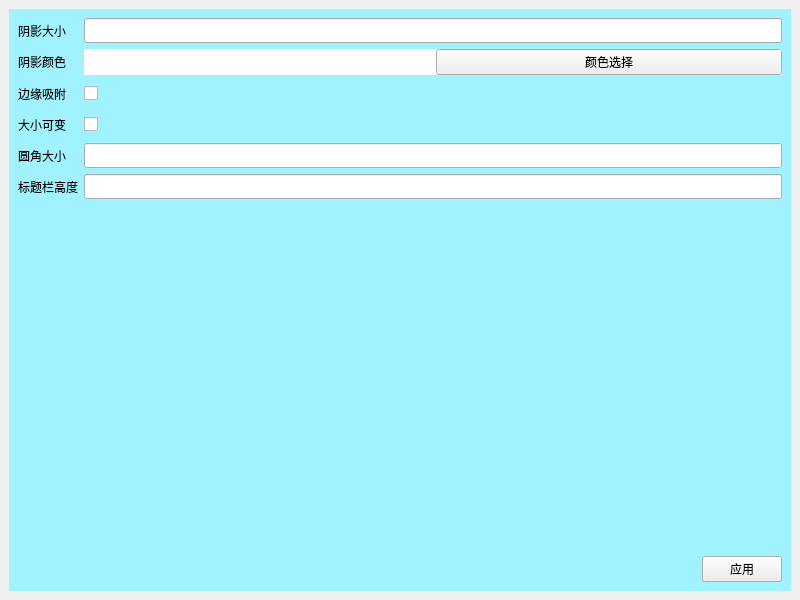
<?xml version="1.0" encoding="UTF-8"?>
<ui version="4.0">
 <class>Form</class>
 <widget class="QFrame" name="Form">
  <property name="geometry">
   <rect>
    <x>0</x>
    <y>0</y>
    <width>800</width>
    <height>600</height>
   </rect>
  </property>
  <property name="windowTitle">
   <string>Frame</string>
  </property>
  <property name="styleSheet">
   <string notr="true">#w{
background-color:rgb(161, 242, 255);
}
#w_clrbk{
background-color:rgb(255, 255, 255);
}</string>
  </property>
  <property name="lineWidth">
   <number>0</number>
  </property>
  <layout class="QVBoxLayout" name="verticalLayout">
   <property name="spacing">
    <number>9</number>
   </property>
   <property name="leftMargin">
    <number>9</number>
   </property>
   <property name="topMargin">
    <number>9</number>
   </property>
   <property name="rightMargin">
    <number>9</number>
   </property>
   <property name="bottomMargin">
    <number>9</number>
   </property>
   <item>
    <widget class="QWidget" name="w" native="true">
     <layout class="QVBoxLayout" name="verticalLayout_2" stretch="0,1,0">
      <item>
       <layout class="QGridLayout" name="gridLayout">
        <item row="2" column="0">
         <widget class="QLabel" name="label_3">
          <property name="minimumSize">
           <size>
            <width>0</width>
            <height>25</height>
           </size>
          </property>
          <property name="text">
           <string>边缘吸附</string>
          </property>
         </widget>
        </item>
        <item row="1" column="0">
         <widget class="QLabel" name="label_2">
          <property name="minimumSize">
           <size>
            <width>0</width>
            <height>25</height>
           </size>
          </property>
          <property name="text">
           <string>阴影颜色</string>
          </property>
         </widget>
        </item>
        <item row="3" column="1">
         <widget class="QCheckBox" name="cb_sizeChangable">
          <property name="sizePolicy">
           <sizepolicy hsizetype="Minimum" vsizetype="Expanding">
            <horstretch>0</horstretch>
            <verstretch>0</verstretch>
           </sizepolicy>
          </property>
          <property name="minimumSize">
           <size>
            <width>0</width>
            <height>25</height>
           </size>
          </property>
          <property name="text">
           <string/>
          </property>
         </widget>
        </item>
        <item row="4" column="0">
         <widget class="QLabel" name="label_5">
          <property name="minimumSize">
           <size>
            <width>0</width>
            <height>25</height>
           </size>
          </property>
          <property name="text">
           <string>圆角大小</string>
          </property>
         </widget>
        </item>
        <item row="0" column="1">
         <widget class="QLineEdit" name="le_shadow">
          <property name="sizePolicy">
           <sizepolicy hsizetype="Expanding" vsizetype="Expanding">
            <horstretch>0</horstretch>
            <verstretch>0</verstretch>
           </sizepolicy>
          </property>
          <property name="minimumSize">
           <size>
            <width>0</width>
            <height>25</height>
           </size>
          </property>
         </widget>
        </item>
        <item row="4" column="1">
         <widget class="QLineEdit" name="le_radius">
          <property name="sizePolicy">
           <sizepolicy hsizetype="Expanding" vsizetype="Expanding">
            <horstretch>0</horstretch>
            <verstretch>0</verstretch>
           </sizepolicy>
          </property>
          <property name="minimumSize">
           <size>
            <width>0</width>
            <height>25</height>
           </size>
          </property>
         </widget>
        </item>
        <item row="3" column="0">
         <widget class="QLabel" name="label_4">
          <property name="minimumSize">
           <size>
            <width>0</width>
            <height>25</height>
           </size>
          </property>
          <property name="text">
           <string>大小可变</string>
          </property>
         </widget>
        </item>
        <item row="0" column="0">
         <widget class="QLabel" name="label">
          <property name="minimumSize">
           <size>
            <width>0</width>
            <height>25</height>
           </size>
          </property>
          <property name="text">
           <string>阴影大小</string>
          </property>
         </widget>
        </item>
        <item row="2" column="1">
         <widget class="QCheckBox" name="cb_hide">
          <property name="sizePolicy">
           <sizepolicy hsizetype="Minimum" vsizetype="Expanding">
            <horstretch>0</horstretch>
            <verstretch>0</verstretch>
           </sizepolicy>
          </property>
          <property name="minimumSize">
           <size>
            <width>0</width>
            <height>25</height>
           </size>
          </property>
          <property name="text">
           <string/>
          </property>
          <property name="autoRepeat">
           <bool>false</bool>
          </property>
          <property name="tristate">
           <bool>false</bool>
          </property>
         </widget>
        </item>
        <item row="1" column="1">
         <widget class="QWidget" name="w_clrbk" native="true">
          <property name="sizePolicy">
           <sizepolicy hsizetype="Preferred" vsizetype="Expanding">
            <horstretch>0</horstretch>
            <verstretch>0</verstretch>
           </sizepolicy>
          </property>
          <property name="minimumSize">
           <size>
            <width>0</width>
            <height>25</height>
           </size>
          </property>
          <layout class="QHBoxLayout" name="horizontalLayout_2">
           <property name="leftMargin">
            <number>0</number>
           </property>
           <property name="topMargin">
            <number>0</number>
           </property>
           <property name="rightMargin">
            <number>0</number>
           </property>
           <property name="bottomMargin">
            <number>0</number>
           </property>
           <item>
            <widget class="QWidget" name="w_clr" native="true">
             <property name="minimumSize">
              <size>
               <width>20</width>
               <height>20</height>
              </size>
             </property>
            </widget>
           </item>
           <item>
            <widget class="QPushButton" name="pb_clr">
             <property name="text">
              <string>颜色选择</string>
             </property>
            </widget>
           </item>
          </layout>
         </widget>
        </item>
        <item row="5" column="0">
         <widget class="QLabel" name="label_6">
          <property name="text">
           <string>标题栏高度</string>
          </property>
         </widget>
        </item>
        <item row="5" column="1">
         <widget class="QLineEdit" name="le_titleSize">
          <property name="minimumSize">
           <size>
            <width>0</width>
            <height>25</height>
           </size>
          </property>
         </widget>
        </item>
       </layout>
      </item>
      <item>
       <spacer name="verticalSpacer">
        <property name="orientation">
         <enum>Qt::Vertical</enum>
        </property>
        <property name="sizeHint" stdset="0">
         <size>
          <width>20</width>
          <height>185</height>
         </size>
        </property>
       </spacer>
      </item>
      <item>
       <layout class="QHBoxLayout" name="horizontalLayout">
        <item>
         <spacer name="horizontalSpacer">
          <property name="orientation">
           <enum>Qt::Horizontal</enum>
          </property>
          <property name="sizeHint" stdset="0">
           <size>
            <width>40</width>
            <height>20</height>
           </size>
          </property>
         </spacer>
        </item>
        <item>
         <widget class="QPushButton" name="pb_apply">
          <property name="text">
           <string>应用</string>
          </property>
         </widget>
        </item>
       </layout>
      </item>
     </layout>
    </widget>
   </item>
  </layout>
 </widget>
 <resources/>
 <connections/>
</ui>
